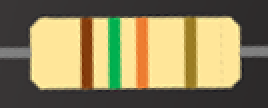
#> input picture 3/temp2.png, 134 x 54 px (shown 2 times larger)
$ python contours.py   (Python 2 division)   (older library calls are emulated)
#> lines starting #> are read from the running program, lines starting #| are printed output that depends on the picture; after the words box and inside, x2 and y2 are one past the last pixel; in counts of white or black regions, pixels touching at a corner belong together
# -*- coding: utf-8 -*-
# vim:fenc=utf-8
#
# Copyright © 2018 pavle <pavle.portic@tilda.center>
#
# Distributed under terms of the MIT license.


#  cpy = cv.cvtColor(img, cv.COLOR_GRAY2BGR)
#  cv.drawContours(cpy, [np.int0(rect)], 0, (0, 0, 255), 2)
#  cv.imshow('arst', cpy)
#  cv.waitKey()

import copy
import cv2 as cv
import itertools as it
import numpy as np

def main():
	#  filename = 'set/A' + str(k) + '.png'
	filename = raw_input()
#> the answer given: temp2.png
	src = cv.imread(filename)
#> src is the input picture: shape (54, 134, 3); mean B, G, R 90.4, 129.5, 141.3

	box = find_resistor(src)

	if box is None:
		print '221G'
		return

	src = crop_resistor(src, box)

	if len(src) is 0:
		print '221G'
		return

	simple = simplify_image(src)
	code = find_bands(simple)
	if code[0] is 'G':
		code = code[::-1]

	code = code.replace("G", "") + '888'
	code = code[:3] + 'G'
	print code


def rotate_pt(box, off, phi):
	sin = np.sin(phi)
	cos = np.cos(phi)
	for i in range(len(box)):
		pt = list(box[i])
		pt[0] -= off[0]
		pt[1] -= off[1]
		pt = [pt[0]*cos - pt[1]*sin, pt[1]*cos + pt[0]*sin]
		pt[0] += off[0]
		pt[1] += off[1]
		box[i] = pt


def sort_coords(box):
	for i in range(0, len(box)):
		for j in range(i + 1, len(box)):
			if box[j][0] < box [i][0] or (box[j][0] == box[i][0] and box[j][1] < box[i][1]):
				box[i], box[j] = list(box[j]), list(box[i])

	return box


def contrast(img, clipLimit):
#> called with clipLimit = 1.6
	img = cv.cvtColor(img, cv.COLOR_BGR2LAB)
#> img: shape (54, 134, 3); mean of channels 0, 1, 2 134.8, 127.8, 149.5
	l, a, b = cv.split(img)
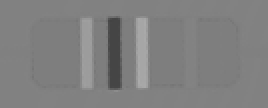
#> a: shape (54, 134) (shown 2 times larger); min 67, max 171, mean 127.8
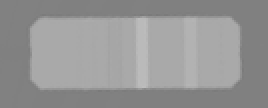
#> b: shape (54, 134) (shown 2 times larger); min 122, max 189, mean 149.5
	clahe = cv.createCLAHE(clipLimit, tileGridSize=(8,8))
	cl = clahe.apply(l)
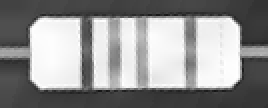
#> cl: shape (54, 134) (shown 2 times larger); min 20, max 255, mean 144.9
	img = cv.merge((cl, a, b))
#> img: shape (54, 134, 3); mean of channels 0, 1, 2 144.9, 127.8, 149.5
	return cv.cvtColor(img, cv.COLOR_LAB2BGR)


def find_resistor(img):
	img = contrast(img, 1.6)
	img = cv.cvtColor(img, cv.COLOR_BGR2GRAY)
#> img: shape (54, 134)
	img = cv.medianBlur(img, 21)
	img = cv.Canny(img, 60, 100)
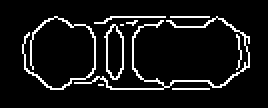
#> img: shape (54, 134) (shown 2 times larger); 8.1% white in thin lines or dots, all inside (x1, y1, x2, y2) = (11, 8, 125, 45)
	kernel = np.ones((9, 9), np.uint8)
	img = cv.dilate(img, kernel, 2)
#> img: shape (54, 134); 54.4% white; 3 black regions, box (x1, y1, x2, y2) and area: (0, 0, 134, 54) 2188, (71, 16, 115, 36) 740, (20, 15, 43, 38) 374
	img = cv.erode(img, kernel, 2)
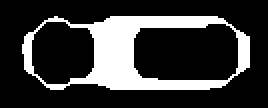
#> img: shape (54, 134) (shown 2 times larger); 22.1% white; 1 white region
	img, contours, _ = cv.findContours(img, cv.RETR_TREE, cv.CHAIN_APPROX_SIMPLE)
#> contours = 3 contours; box (x1, y1, x2, y2) and area: (11, 8, 125, 45) 3592, (66, 11, 120, 41) 1386, (15, 10, 48, 43) 854
	rect = None

	if len(contours) is not 0:
		ind, _ = max(enumerate([cv.contourArea(x) for x in contours]), key = lambda x: x[1])
#> ind = 0
		max_contour = contours[ind]
#> max_contour = contour of 64 points, box (x1, y1, x2, y2) (11, 8, 125, 45), area 3592
		rect = cv.minAreaRect(max_contour)
#> rect = ((67.5, 26), (36, 113), -90)
		rect = cv.boxPoints(rect)
#> rect = [[124, 44], [11, 44], [11, 8], [124, 8]]

	return rect


def crop_resistor(img, box):
	M = cv.moments(box)
#> M = moments, m00 4068, centre m10/m00, m01/m00 = (67.5, 26)
	center = (int(M['m10']/M['m00']), int(M['m01']/M['m00']))
#> center = (67, 26)
	box = sort_coords(box)
#> the loop in sort_coords, `for i in range(0, len(box)):` made 4 passes
#> after the loop in sort_coords, `for i in range(0, len(box)):`: box = [[11, 8], [11, 44], [124, 8], [124, 44]]
#> box = [[11, 8], [11, 44], [124, 8], [124, 44]]

	x = abs(box[0][0] - box[2][0])
#> x = 113
	y = abs(box[0][1] - box[2][1])
#> y = 0
	phi = np.arctan2(y, x)
#> phi = 0

	if box[0][1] > box[2][1]:
		phi = -phi

	rotate_pt(box, center, -phi)
#> in rotate_pt, `cos = np.cos(phi)`: cos = 1
#> the loop in rotate_pt, `for i in range(len(box)):` made 4 passes
#> after the loop in rotate_pt, `for i in range(len(box)):`: box = [[11, 8], [11, 44], [124, 8], [124, 44]]
	box = np.int0(box)
	box = sort_coords(box)
#> the loop in sort_coords (call 2), `for i in range(0, len(box)):` made 4 passes

	w, h, c = img.shape
#> w = 54; h = 134; c = 3
	rotM = cv.getRotationMatrix2D(center, np.degrees(phi), 1.0)
#> rotM = [[1, 0, 0], [0, 1, 0]]
	img = cv.warpAffine(img, rotM, (int(h*1.4), int(w*1.4)))
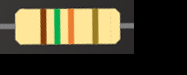
#> img: shape (75, 187, 3); mean of channels 0, 1, 2 46.6, 66.8, 72.9; drawn as B, G, R

	x = box[0][0]
#> x = 11
	y = box[0][1]
#> y = 8
	w = box[2][0] - box[0][0]
#> w = 113
	h = box[1][1] - box[0][1]
#> h = 36
	y += int(0.2 * h)
#> y = 15
	h = int(0.6 * h)
#> h = 21
	x += int(0.15 * w)
#> x = 27
	w = int(0.7 * w)
#> w = 79
	img = img[y:(y+h), x:(x+w)]
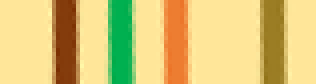
#> img: shape (21, 79, 3) (shown 4 times larger); mean of channels 0, 1, 2 120.4, 197.4, 217.5; drawn as B, G, R

	return img


def simplify_image(img):
	#  kernel = np.array([[0,-1,0], [-1,5,-1], [0,-1,0]])
	#  img = cv.filter2D(img, -1, kernel)

	h, w, c = img.shape
#> h = 21; w = 79; c = 3
	simple = np.zeros((1, w, 3), np.uint8)
	for i in range(w):
		sumB = 0
		sumR = 0
		sumG = 0
		for j in range(h):
			sumB += img[j, i, 0]
			sumR += img[j, i, 1]
			sumG += img[j, i, 2]

		simple[0, i] = [ sumB/h, sumR/h, sumG/h ]
#> after the loop, simple = 79 rows, first 8: [153, 230, 255], [153, 230, 255], [153, 230, 255], [153, 230, 255], [153, 230, 255], [153, 230, 255], [153, 230, 255], [153, 230, 255]
		#  for k in range(10):
			#  simple[k, i] = [ sumB/h, sumR/h, sumG/h ]

	N = 16;
	simple  /= N;
#> simple = 79 rows, first 8: [9, 14, 15], [9, 14, 15], [9, 14, 15], [9, 14, 15], [9, 14, 15], [9, 14, 15], [9, 14, 15], [9, 14, 15]
	simple  *= N;
#> simple = 79 rows, first 8: [144, 224, 240], [144, 224, 240], [144, 224, 240], [144, 224, 240], [144, 224, 240], [144, 224, 240], [144, 224, 240], [144, 224, 240]
	#  simple = cv.filter2D(simple, -1, kernel)
	return simple


def find_bands(img):
	i = 0
	hsv = cv.cvtColor(img, cv.COLOR_BGR2HSV);
#> hsv = 79 rows, first 8: [25, 102, 240], [25, 102, 240], [25, 102, 240], [25, 102, 240], [25, 102, 240], [25, 102, 240], [25, 102, 240], [25, 102, 240]
	h, w, c = img.shape
#> h = 1; w = 79; c = 3

	#  check_color(hsv[0, 0])
	#  while hsv[0, i][0] >= 0 and i < w:
	band_colors = []
	for i in range(w):
		band_colors.append(check_color(hsv[0, i]))
#> this loop made 79 passes
#> best in check_color on passes 1 to 12: '0', '0', '0', '0', '0', '0', '0', '0', '0', '0', '0', '0'

	band_colors = [k for k, g in it.groupby(band_colors) if sum(1 for _ in g) > 2]
	band_colors = filter(None, band_colors)
	return ''.join(band_colors)


def check_color(px):
	pColors = {}
	pColors['0'] = np.mean(check_color_range(px[0], px[1], px[2], 'black') or[ 0 ])
	pColors['1'] = np.mean(check_color_range(px[0], px[1], px[2], 'brown') or[ 0 ])
	pColors['2'] = np.mean(check_color_range(px[0], px[1], px[2], 'red') or[ 0 ])
	pColors['3'] = np.mean(check_color_range(px[0], px[1], px[2], 'orange') or[ 0 ])
	pColors['4'] = np.mean(check_color_range(px[0], px[1], px[2], 'yellow') or[ 0 ])
	pColors['5'] = np.mean(check_color_range(px[0], px[1], px[2], 'green') or[ 0 ])
	pColors['6'] = np.mean(check_color_range(px[0], px[1], px[2], 'blue') or[ 0 ])
	pColors['7'] = np.mean(check_color_range(px[0], px[1], px[2], 'purple') or[ 0 ])
	pColors['8'] = np.mean(check_color_range(px[0], px[1], px[2], 'gray') or[ 0 ])
	pColors['9'] = np.mean(check_color_range(px[0], px[1], px[2], 'white') or[ 0 ])
	pColors['G'] = np.mean(check_color_range(px[0], px[1], px[2], 'gold') or[ 0 ])
	best = max(pColors, key=pColors.get)
	best = None if pColors[best] < 0.1 else best
	return best


def check_color_range(h, s, v, color_str):
	col = colors[color_str]
	if h >= col['lowH'] and h <= col['highH'] and s >= col['lowS'] and s <= col['highS'] and v >= col['lowV'] and v <= col['highV']:
		if color_str == 'red':
			diff = 180 - col['lowH']
			h = calculate_offset(h + diff, col['highH'] + diff, 0)
		else:
			h = calculate_offset(h, col['highH'], col['lowH'])

		s = calculate_offset(s, col['highS'], col['lowS'])
		v = calculate_offset(v, col['highV'], col['lowV'])
		return [h, s, v]
	return None


def calculate_offset(x, high, low):
	m = (high - low) / 2.0
	return 1 - abs((x - m) / (high - m))


colors = {
	'black': {
		'lowH': 0,
		'highH': 179,
		'lowS': 0,
		'highS': 10,
		'lowV': 0,
		'highV': 40,
	},
	'brown': {
		'lowH': 3,
		'highH': 20,
		'lowS': 200,
		'highS': 255,
		'lowV': 80,
		'highV': 140,
	},
	'red': {
		'lowH': 170,
		'highH': 5,
		'lowS': 124,
		'highS': 255,
		'lowV': 74,
		'highV': 255,
	},
	'orange': {
		'lowH': 3,
		'highH': 20,
		'lowS': 200,
		'highS': 255,
		'lowV': 141,
		'highV': 255,
	},
	'yellow': {
		'lowH': 20,
		'highH': 32,
		'lowS': 190,
		'highS': 255,
		'lowV': 100,
		'highV': 200,
	},
	'green': {
		'lowH': 45,
		'highH': 80,
		'lowS': 80,
		'highS': 255,
		'lowV': 30,
		'highV': 150,
	},
	'blue': {
		'lowH': 90,
		'highH': 120,
		'lowS': 111,
		'highS': 255,
		'lowV': 50,
		'highV': 255,
	},
	'purple': {
		'lowH': 140,
		'highH': 169,
		'lowS': 100,
		'highS': 220,
		'lowV': 10,
		'highV': 150,
	},
	'gray': {
		'lowH': 0,
		'highH': 80,
		'lowS': 0,
		'highS': 30,
		'lowV': 90,
		'highV': 220,
	},
	'white': {
		'lowH': 0,
		'highH': 85,
		'lowS': 0,
		'highS': 30,
		'lowV': 150,
		'highV': 255,
	},
	'gold': {
		'lowH': 10,
		'highH': 20,
		'lowS': 160,
		'highS': 230,
		'lowV': 100,
		'highV': 160,
	},
}


if __name__ == "__main__":
	main()
#| 134G

$ run again, on 3/temp4.png
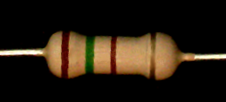
#> input picture 3/temp4.png, 226 x 102 px
#> in main, src is the input picture: shape (102, 226, 3); mean B, G, R 16.6, 28.4, 38.4
#> in find_resistor, `img = cv.erode(img, kernel, 2)`:
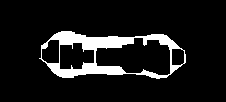
#> img: shape (102, 226); 9.9% white; 1 white region
#> contours = 5 contours; box (x1, y1, x2, y2) and area: (39, 31, 186, 79) 5238, (95, 37, 171, 76) 2028, (59, 42, 95, 70) 756, (41, 39, 60, 64) 360, (171, 48, 185, 66) 209
#> ind = 0
#> max_contour = contour of 92 points, box (x1, y1, x2, y2) (39, 31, 186, 79), area 5238
#> in find_resistor, `rect = cv.minAreaRect(max_contour)`: rect = ((112.1, 54.48), (46.09, 146), -89.39)
#> in find_resistor, `rect = cv.boxPoints(rect)`: rect = [[184.8, 78.31], [38.8, 76.75], [39.29, 30.66], [185.3, 32.22]]
#> in main, `box = find_resistor(src)`: box has the same summary as rect in find_resistor
#> M = moments, m00 6731.2, centre m10/m00, m01/m00 = (112.1, 54.48)
#> center = (112, 54)
#> the loop in sort_coords, `for i in range(0, len(box)):` made 4 passes
#> after the loop in sort_coords, `for i in range(0, len(box)):`: box = [[38.8, 76.75], [39.29, 30.66], [184.8, 78.31], [185.3, 32.22]]
#> in crop_resistor, `x = abs(box[0][0] - box[2][0])`: x = 146
#> in crop_resistor, `y = abs(box[0][1] - box[2][1])`: y = 1.55
#> phi = 0.0106
#> sin = -0.0106
#> cos = 1
#> the loop in rotate_pt, `for i in range(len(box)):` made 4 passes
#> after the loop in rotate_pt, `for i in range(len(box)):`: box = [[39.05, 77.53], [39.05, 31.44], [185.1, 77.53], [185.1, 31.44]]
#> in crop_resistor, `box = np.int0(box)`: box = [[39, 77], [39, 31], [185, 77], [185, 31]]
#> the loop in sort_coords (call 2), `for i in range(0, len(box)):` made 4 passes
#> in crop_resistor, `box = sort_coords(box)`: box = [[39, 31], [39, 77], [185, 31], [185, 77]]
#> rotM = [[1, 0.0106, -0.568], [-0.0106, 1, 1.19]]
#> in crop_resistor, `x = box[0][0]`: x = 39
#> in crop_resistor, `y = box[0][1]`: y = 31
#> in crop_resistor, `w = box[2][0] - box[0][0]`: w = 146
#> in crop_resistor, `h = box[1][1] - box[0][1]`: h = 46
#> in crop_resistor, `y += int(0.2 * h)`: y = 40
#> in crop_resistor, `h = int(0.6 * h)`: h = 27
#> in crop_resistor, `x += int(0.15 * w)`: x = 60
#> in crop_resistor, `w = int(0.7 * w)`: w = 102
#> in crop_resistor, `img = img[y:(y+h), x:(x+w)]`:
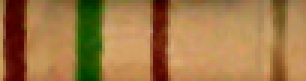
#> img: shape (27, 102, 3) (shown 3 times larger); mean of channels 0, 1, 2 69.2, 119.1, 159.9; drawn as B, G, R
#> after the loop in simplify_image, `for i in range(w):`: simple = 102 rows, first 8: [90, 147, 189], [43, 79, 131], [5, 15, 86], [2, 7, 80], [1, 4, 76], [0, 4, 76], [1, 5, 76], [3, 12, 83]
#> in simplify_image, `simple  /= N;`: simple = 102 rows, first 8: [5, 9, 11], [2, 4, 8], [0, 0, 5], [0, 0, 5], [0, 0, 4], [0, 0, 4], [0, 0, 4], [0, 0, 5]
#> in simplify_image, `simple  *= N;`: simple = 102 rows, first 8: [80, 144, 176], [32, 64, 128], [0, 0, 80], [0, 0, 80], [0, 0, 64], [0, 0, 64], [0, 0, 64], [0, 0, 80]
#> hsv = 102 rows, first 8: [20, 139, 176], [10, 191, 128], [0, 255, 80], [0, 255, 80], [0, 255, 64], [0, 255, 64], [0, 255, 64], [0, 255, 80]
#> the loop in find_bands, `for i in range(w):` made 102 passes
#> best in check_color on passes 1, 3, 4, 5, 6, 7, 8, 10: '0', '0', '0', '0', '0', '0', '0', '0'
#| 518G
